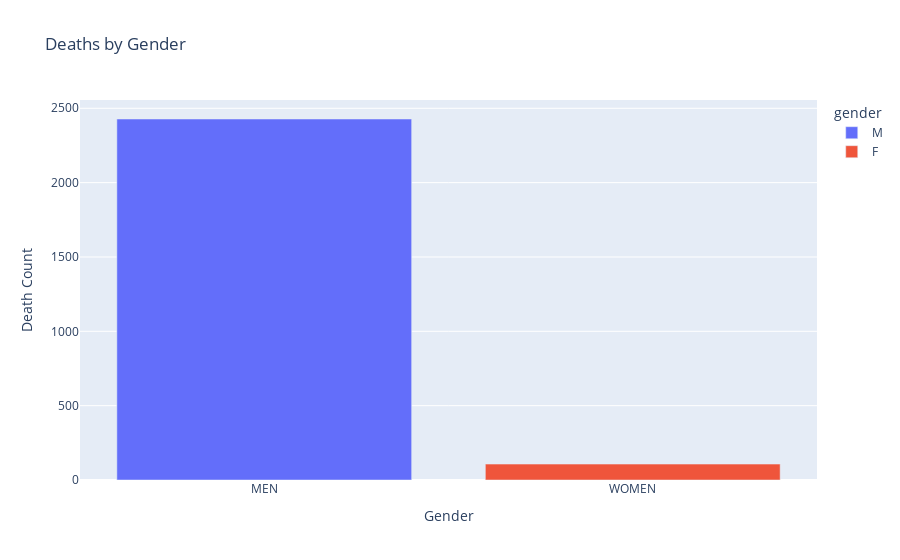

The notebook cell saved with this chart:
### Code cell
fig = px.bar(deaths_by_gender, x=deaths_by_gender.index,
             y=deaths_by_gender.values,
             color=deaths_by_gender.index,
             title="Deaths by Gender")
fig.update_xaxes(title_text='Gender', tickvals=[0, 1], ticktext=['MEN', 'WOMEN'])
fig.update_yaxes(title_text='Death Count')

fig.show()

### Figure 1 — Plotly figure (JSON) as saved in the notebook; plotly's stock layout.template omitted (floating-point values rounded to 4 significant figures)
{"data": [{"alignmentgroup": "True", "hovertemplate": "gender=%{x}<br>y=%{y}<extra></extra>", "legendgroup": "M", "marker": {"color": "#636efa", "pattern": {"shape": ""}}, "name": "M", "offsetgroup": "M", "orientation": "v", "showlegend": true, "textposition": "auto", "type": "bar", "x": ["M"], "xaxis": "x", "y": [2428], "yaxis": "y"}, {"alignmentgroup": "True", "hovertemplate": "gender=%{x}<br>y=%{y}<extra></extra>", "legendgroup": "F", "marker": {"color": "#EF553B", "pattern": {"shape": ""}}, "name": "F", "offsetgroup": "F", "orientation": "v", "showlegend": true, "textposition": "auto", "type": "bar", "x": ["F"], "xaxis": "x", "y": [107], "yaxis": "y"}], "layout": {"autosize": true, "barmode": "relative", "legend": {"title": {"text": "gender"}, "tracegroupgap": 0}, "title": {"text": "Deaths by Gender"}, "xaxis": {"anchor": "y", "autorange": true, "categoryarray": ["M", "F"], "categoryorder": "array", "domain": [0, 1], "range": [-0.5, 1.5], "ticktext": ["MEN", "WOMEN"], "tickvals": [0, 1], "title": {"text": "Gender"}, "type": "category"}, "yaxis": {"anchor": "x", "autorange": true, "domain": [0, 1], "range": [0, 2556.0], "title": {"text": "Death Count"}, "type": "linear"}}}
